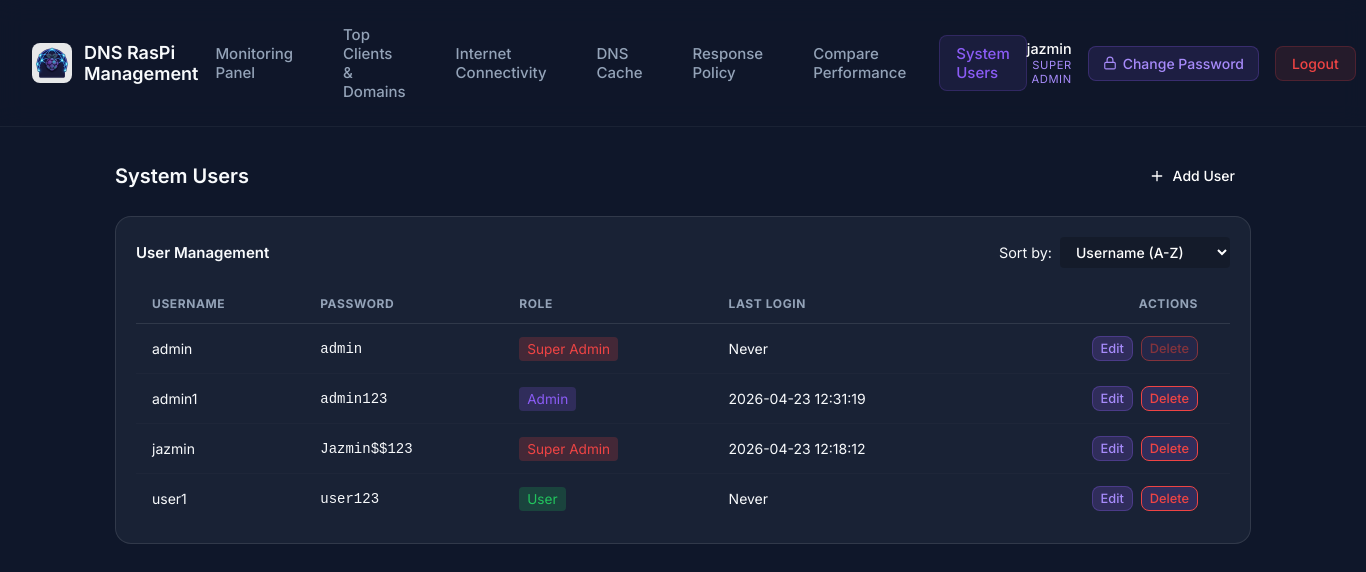
/system-users (signed in), run on an earlier commit of the app's database.
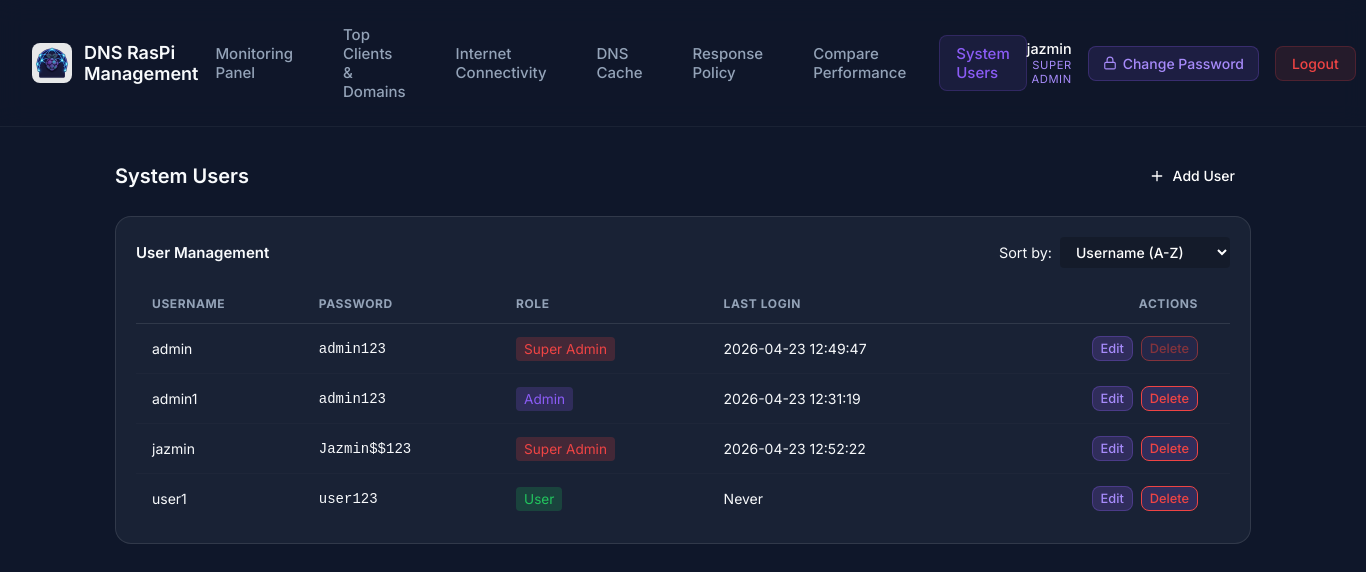
And on a later commit of the database.
### tables this page shows
CREATE TABLE users (
                    id TEXT PRIMARY KEY,
                    username TEXT UNIQUE NOT NULL,
                    password_hash TEXT NOT NULL,
                    is_active BOOLEAN NOT NULL DEFAULT 1
                , role TEXT NOT NULL DEFAULT 'user', last_login TEXT);

### src/presentation/dashboard_routes.py (the view)
@dashboard_bp.route('/system-users')
@admin_required
def system_users():
    users = user_repo.get_all()
    return render_template('system_users.html', users=users)

### src/infrastructure/sqlite_repository.py (called while the page is built)
    def _get_connection(self):
        conn = sqlite3.connect(self.db_path)
        conn.row_factory = sqlite3.Row
        return conn

    def get_all(self) -> list[User]:
        users = []
        with self._get_connection() as conn:
            cursor = conn.cursor()
            cursor.execute('SELECT * FROM users')
            for row in cursor.fetchall():
                users.append(User(
                    id=row['id'],
                    username=row['username'],
                    password_hash=row['password_hash'],
                    is_active=bool(row['is_active']),
                    role=row['role'],
                    last_login=row['last_login']
                ))
        return users

### src/presentation/dashboard_routes.py (called while the page is built)
def admin_required(f):
    from functools import wraps
    @wraps(f)
    def decorated_function(*args, **kwargs):
        if session.get('role') not in ('admin', 'sadmin'):
            return redirect(url_for('dashboard.dashboard'))
        return f(*args, **kwargs)
    return decorated_function

### templates/system_users.html (shortened to what this page needs)
<!DOCTYPE html>
<html lang="en">
<head>
    <link rel="stylesheet" href="{{ url_for('static', filename='css/style.css') }}">
    <link rel="stylesheet" href="{{ url_for('static', filename='css/dashboard.css') }}">
</head>
<body class="dashboard-body">
    <nav class="navbar">
        <div class="nav-brand">
            <img src="{{ url_for('static', filename='img/DNSRaspiManagementLogo512x512.png') }}" alt="Logo"
                class="nav-logo">
            <h2>DNS RasPi Management</h2>
        </div>
                <div class="nav-links">
            <a href="{{ url_for('dashboard.dashboard') }}" class="nav-link {% if request.endpoint == 'dashboard.dashboard' %}active{% endif %}">Monitoring Panel</a>
            <a href="{{ url_for('dashboard.top_talkers') }}" class="nav-link {% if request.endpoint == 'dashboard.top_talkers' %}active{% endif %}">Top Clients & Domains</a>
            <a href="{{ url_for('dashboard.check_internet') }}" class="nav-link {% if request.endpoint == 'dashboard.check_internet' %}active{% endif %}">Internet Connectivity</a>
            {% if session.get('role') in ['admin', 'sadmin'] %}
            <a href="{{ url_for('dashboard.dns_cache') }}" class="nav-link {% if request.endpoint == 'dashboard.dns_cache' %}active{% endif %}">DNS Cache</a>
            <a href="{{ url_for('dashboard.response_policy') }}" class="nav-link {% if request.endpoint == 'dashboard.response_policy' %}active{% endif %}">Response Policy</a>
            {% endif %}
            <a href="{{ url_for('dashboard.compare_performance') }}" class="nav-link {% if request.endpoint == 'dashboard.compare_performance' %}active{% endif %}">Compare Performance</a>
            {% if session.get('role') in ['admin', 'sadmin'] %}
            <a href="{{ url_for('dashboard.system_users') }}" class="nav-link {% if request.endpoint == 'dashboard.system_users' %}active{% endif %}">System Users</a>
            {% endif %}
        </div>
                        <div class="nav-actions">
            <div class="user-info">
                <div class="user-info-name">{{ session.get('username', 'Unknown') }}</div>
                <div class="user-info-role">
                    {% if session.get('role') == 'sadmin' %}Super Admin
                    {% elif session.get('role') == 'admin' %}Admin
                    {% else %}User{% endif %}
                </div>
            </div>
            <button class="btn-change-password" id="btnChangePassword" onclick="openChangePasswordModal()">
                <svg xmlns="http://www.w3.org/2000/svg" width="14" height="14" viewBox="0 0 24 24" fill="none" stroke="currentColor" stroke-width="2" stroke-linecap="round" stroke-linejoin="round"><rect x="3" y="11" width="18" height="11" rx="2" ry="2"></rect><path d="M7 11V7a5 5 0 0 1 10 0v4"></path></svg>
                Change Password
            </button>
            <a href="{{ url_for('auth.login') }}" class="btn-logout">Logout</a>
        </div>
    </nav>
    <main class="dashboard-container">
        <div class="section-title">
            <h3>System Users</h3>
            <div class="header-actions">
                <button id="btnAddUser" class="btn-control" style="background-color: var(--primary); color: white; border: none;">
                    <svg xmlns="http://www.w3.org/2000/svg" width="16" height="16" viewBox="0 0 24 24" fill="none" stroke="currentColor" stroke-width="2" stroke-linecap="round" stroke-linejoin="round">
                        <line x1="12" y1="5" x2="12" y2="19"></line>
                        <line x1="5" y1="12" x2="19" y2="12"></line>
                    </svg>
                    <span>Add User</span>
                </button>
            </div>
        </div>
        <div class="chart-card wide" style="margin-top: 24px;">
            <div style="display: flex; justify-content: space-between; align-items: center; margin-bottom: 16px;">
                <h4 style="margin: 0;">User Management</h4>
                <div style="display: flex; align-items: center; gap: 8px;">
                    <label for="sortUsers" style="color: var(--text-light); font-size: 0.9rem;">Sort by:</label>
                    <select id="sortUsers" class="btn-control" style="background: rgba(0,0,0,0.2); border: 1px solid var(--border-color); color: white; padding: 6px 12px; border-radius: 4px; outline: none; appearance: auto;">
                        <option value="username" style="background-color: #1e293b;">Username (A-Z)</option>
                    </select>
                </div>
            </div>
            <div class="table-container">
                <table class="data-table" id="usersTable">
                    <thead>
                        <tr>
                            <th>Username</th>
                            {% if session.get('role') == 'sadmin' %}
                            <th>Password</th>
                            {% endif %}
                            <th>Role</th>
                            <th>Last Login</th>
                            <th style="text-align: right;">Actions</th>
                        </tr>
                    </thead>
                    <tbody>
                        {% for u in users %}
                        <tr data-username="{{ u.username }}" data-role="{% if u.role == 'sadmin' %}1{% elif u.role == 'admin' %}2{% else %}3{% endif %}" data-login="{{ u.last_login or '' }}">
                            <td>{{ u.username }}</td>
                            {% if session.get('role') == 'sadmin' %}
                            <td style="font-family: monospace; color: var(--text-muted);">{{ u.password_hash }}</td>
                            {% endif %}
                            <td>
                                {% if u.role == 'sadmin' %}
                                <span style="background: rgba(239, 68, 68, 0.2); color: #ef4444; padding: 4px 8px; border-radius: 4px; font-size: 0.85rem;">Super Admin</span>
                                {% elif u.role == 'admin' %}
                                <span style="background: rgba(139, 92, 246, 0.2); color: #8b5cf6; padding: 4px 8px; border-radius: 4px; font-size: 0.85rem;">Admin</span>
                                {% else %}
                                <span style="background: rgba(34, 197, 94, 0.2); color: #22c55e; padding: 4px 8px; border-radius: 4px; font-size: 0.85rem;">User</span>
                                {% endif %}
                            </td>
                            <td style="color: var(--text-muted);">{{ u.last_login or 'Never' }}</td>
                            <td style="text-align: right;">
                                <div class="action-btns" style="justify-content: flex-end;">
                                    {% set can_edit = true %}
                                    {% if session.get('role') == 'admin' %}
                                        {% if u.role == 'sadmin' %}
                                            {% set can_edit = false %}
                                        {% elif u.role == 'admin' and u.username != session.get('username') %}
                                            {% set can_edit = false %}
                                        {% endif %}
                                    {% endif %}
                                    <button class="btn-control btn-edit" data-username="{{ u.username }}" data-role="{{ u.role }}" style="padding: 4px 8px; font-size: 0.8rem; " >Edit</button>
                                    <button class="btn-control btn-delete" data-username="{{ u.username }}" style="padding: 4px 8px; font-size: 0.8rem; border-color: #ef4444; color: #ef4444; {% if not can_edit or u.username == 'admin' %}opacity: 0.5; cursor: not-allowed;{% endif %}" {% if not can_edit or u.username == 'admin' %}disabled{% endif %}>Delete</button>
                                </div>
                            </td>
                        </tr>
                        {% endfor %}
                    </tbody>
                </table>
            </div>
        </div>
    </main>
</body>
</html>

### static/css/style.css (style rules this page uses)
:root { --bg-color: #0f172a; --card-bg: rgba(30, 41, 59, 0.7); --card-border: rgba(255, 255, 255, 0.1); --primary-color: #8b5cf6; --primary-hover: #7c3aed; --secondary-color: #06b6d4; --text-primary: #f8fafc; --text-secondary: #94a3b8; --input-bg: rgba(15, 23, 42, 0.6); --input-border: rgba(255, 255, 255, 0.1); --input-focus: #8b5cf6; --error-bg: rgba(239, 68, 68, 0.1); --error-text: #fca5a5; --success-bg: rgba(34, 197, 94, 0.1); --success-text: #86efac; }
* { margin: 0; padding: 0; box-sizing: border-box; font-family: 'Inter', sans-serif; }
body { background-color: var(--bg-color); color: var(--text-primary); min-height: 100vh; display: flex; justify-content: center; align-items: center; position: relative; overflow: hidden; }

### static/css/dashboard.css (style rules this page uses)
.dashboard-body { display: block; min-height: 100vh; padding: 0; overflow-y: auto; background-color: var(--bg-color); }
.navbar { display: flex; justify-content: space-between; align-items: center; padding: 16px 32px; background: rgba(15, 23, 42, 0.8); backdrop-filter: blur(12px); border-bottom: 1px solid rgba(255, 255, 255, 0.05); position: sticky; top: 0; z-index: 100; }
.nav-brand { display: flex; align-items: center; gap: 12px; }
.nav-logo { width: 40px; height: 40px; object-fit: contain; border-radius: 8px; background: rgba(255, 255, 255, 0.9); padding: 4px; }
.nav-brand h2 { font-size: 18px; font-weight: 600; color: var(--text-primary); }
.nav-links { display: flex; gap: 16px; align-items: center; }
.nav-link { color: var(--text-secondary); text-decoration: none; font-size: 15px; font-weight: 500; padding: 8px 16px; border-radius: 8px; transition: all 0.2s ease; border: 1px solid transparent; }
.nav-link.active { color: var(--primary-color); background: rgba(139, 92, 246, 0.1); border: 1px solid rgba(139, 92, 246, 0.2); }
.nav-actions { display: flex; align-items: center; gap: 16px; }
.user-info { color: var(--text-secondary); font-size: 0.9rem; text-align: right; line-height: 1.2; }
.user-info-name { font-weight: 500; color: white; }
.user-info-role { font-size: 0.7rem; text-transform: uppercase; letter-spacing: 0.05em; color: #a78bfa; margin-top: 2px; }
.btn-logout { padding: 8px 16px; border-radius: 8px; background: rgba(239, 68, 68, 0.1); color: #ef4444; text-decoration: none; font-size: 14px; font-weight: 500; transition: all 0.2s; border: 1px solid rgba(239, 68, 68, 0.2); }
.dashboard-container { max-width: 1200px; margin: 0 auto; padding: 32px; }
.section-title { display: flex; justify-content: space-between; align-items: center; margin-bottom: 20px; }
.section-title h3 { font-size: 20px; font-weight: 600; color: var(--text-primary); }
.header-actions { display: flex; align-items: center; gap: 16px; flex-wrap: wrap; }
.chart-card { background: var(--card-bg); border: 1px solid var(--card-border); border-radius: 16px; padding: 20px; min-width: 0; }
.chart-card h4 { font-size: 15px; font-weight: 600; margin-bottom: 20px; color: var(--text-primary); }
.btn-control { display: flex; align-items: center; gap: 8px; padding: 8px 16px; border-radius: 8px; background: rgba(139, 92, 246, 0.2); color: #a78bfa; border: 1px solid rgba(139, 92, 246, 0.3); cursor: pointer; font-size: 14px; font-weight: 500; transition: all 0.2s; }
.table-container { overflow-x: auto; -webkit-overflow-scrolling: touch; width: 100%; min-width: 0; }
.data-table { width: 100%; min-width: 100%; border-collapse: collapse; text-align: left; }
.data-table th { color: var(--text-secondary); font-size: 12px; text-transform: uppercase; letter-spacing: 0.05em; padding: 12px 16px; border-bottom: 1px solid var(--card-border); white-space: nowrap; }
.data-table td { padding: 12px 16px; font-size: 14px; color: var(--text-primary); border-bottom: 1px solid rgba(255, 255, 255, 0.02); }
.data-table tr:last-child td { border-bottom: none; }
.data-table th:last-child, .data-table td:last-child { padding-right: 32px; }
.btn-change-password { display: flex; align-items: center; gap: 6px; padding: 8px 14px; border-radius: 8px; background: rgba(139, 92, 246, 0.12); color: #a78bfa; font-size: 14px; font-weight: 500; border: 1px solid rgba(139, 92, 246, 0.25); cursor: pointer; transition: all 0.2s ease; white-space: nowrap; font-family: 'Inter', sans-serif; }

### templates/system_users.html (style rules this page uses)
.action-btns { display: flex; gap: 8px; }

What changed in the data, as far as the page shows it:
changed users "jazmin": last_login "2026-04-23 12:18:12" → "2026-04-23 12:52:22"
changed users "admin": password_hash "admin" → "admin123"; last_login "Never" → "2026-04-23 12:49:47"
